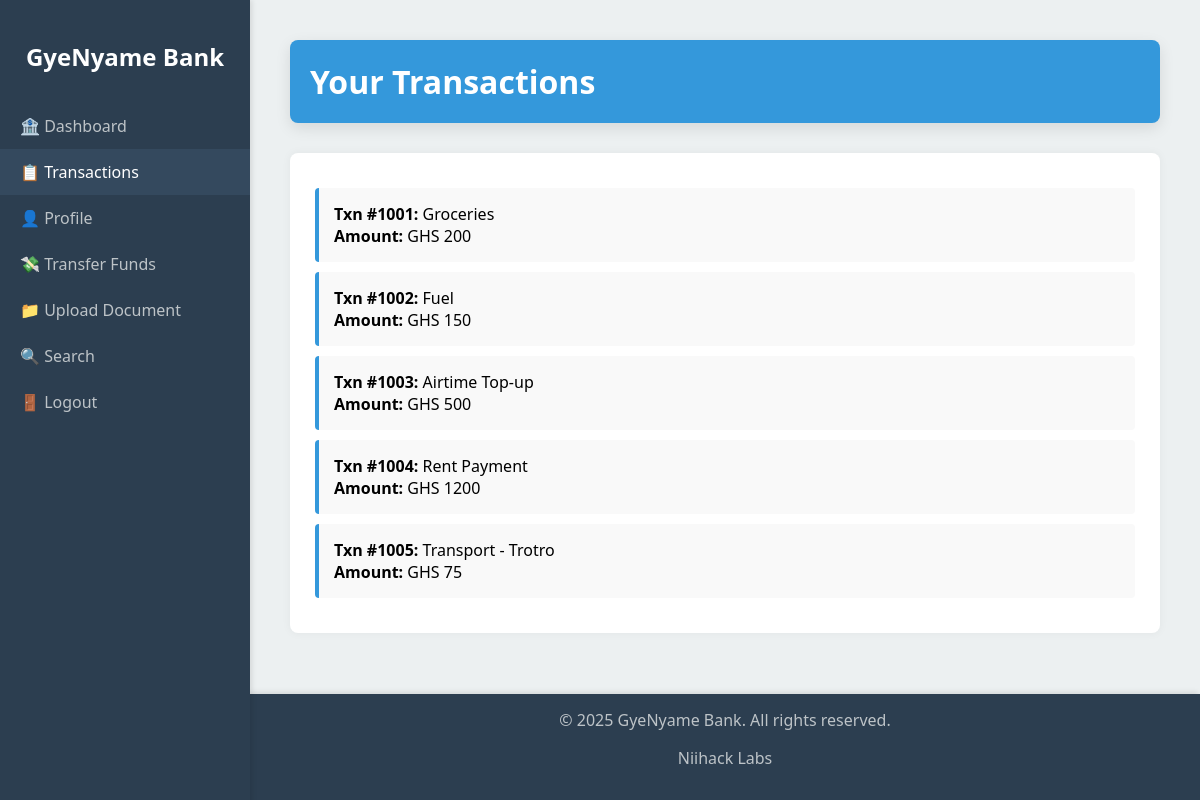
Page /gyenyame_bank/transactions.php (signed in) on the committed database.
### tables this page shows
CREATE TABLE transactions (
  txn_id INT PRIMARY KEY,
  user_id INT,
  amount INT,
  note TEXT
);

### gyenyame_bank/transactions.php (the view, shortened to what this page needs)
<?php
$page = basename(__FILE__);
$user_id = $_GET['user_id'] ?? 1;
$conn = new mysqli('db', 'root', 'example', 'gyenyame');
$result = $conn->query("SELECT * FROM transactions WHERE user_id = $user_id");
?>
<!DOCTYPE html>
<html>
<head>
</head>
<body>
    <div class="sidebar">
        <h2>GyeNyame Bank</h2>
        <a href="dashboard.php" class="<?= $page == 'dashboard.php' ? 'active' : '' ?>">🏦 Dashboard</a>
        <a href="transactions.php?user_id=1" class="<?= $page == 'transactions.php' ? 'active' : '' ?>">📋 Transactions</a>
        <a href="profile.php?id=<?= $user_id ?>" class="<?= $page == 'profile.php' ? 'active' : '' ?>">👤 Profile</a>
        <a href="transfer.php" class="<?= $page == 'transfer.php' ? 'active' : '' ?>">💸 Transfer Funds</a>
        <a href="upload.php" class="<?= $page == 'upload.php' ? 'active' : '' ?>">📁 Upload Document</a>
        <a href="search.php" class="<?= $page == 'search.php' ? 'active' : '' ?>">🔍 Search</a>
        <a href="logout.php">🚪 Logout</a>
    </div>
    <div class="content">
        <div class="header">
            <h1>Your Transactions</h1>
        </div>
        <div class="section">
            <?php
            if ($result && $result->num_rows > 0) {
                while($row = $result->fetch_assoc()) {
                    echo "<div class='txn'><strong>Txn #{$row['txn_id']}:</strong> {$row['note']}<br><strong>Amount:</strong> GHS {$row['amount']}</div>";
                }
            } else {
                echo "<p>No transactions found for this user.</p>";
            }
            ?>
        </div>
    </div>
    <div class="footer">
        &copy; <?= date('Y') ?> GyeNyame Bank. All rights reserved.
        <p>Niihack Labs</p>
    </div>
</body>
</html>

### gyenyame_bank/transactions.php (style rules this page uses)
body { font-family: 'Segoe UI', sans-serif; margin: 0; padding: 0; background: #ecf0f1; display: flex; flex-direction: column; min-height: 100vh; }
.sidebar { width: 250px; background: #2c3e50; height: 100vh; padding: 20px 0; box-shadow: 2px 0 5px rgba(0,0,0,0.1); position: fixed; }
.sidebar h2 { color: #fff; text-align: center; margin-bottom: 30px; }
.sidebar a { display: block; color: #bdc3c7; padding: 12px 20px; text-decoration: none; transition: 0.3s; }
.sidebar a:hover, .sidebar a.active { background: #34495e; color: #fff; }
.content { margin-left: 250px; padding: 40px; flex-grow: 1; }
.header { background: #3498db; color: #fff; padding: 20px; border-radius: 8px; box-shadow: 0px 5px 15px rgba(0,0,0,0.1); }
.header h1 { margin: 0; }
.section { margin-top: 30px; background: #fff; padding: 25px; border-radius: 8px; box-shadow: 0 0 10px rgba(0,0,0,0.05); }
.txn { background: #f9f9f9; margin: 10px 0; padding: 15px; border-left: 4px solid #3498db; border-radius: 4px; }
.footer { background: #2c3e50; color: #bdc3c7; text-align: center; padding: 15px; margin-left: 250px; box-shadow: -2px -2px 5px rgba(0,0,0,0.1); }

### rows in the picture
transactions: txn_id "1001", note "Groceries", amount "200"
transactions: txn_id "1002", note "Fuel", amount "150"
transactions: txn_id "1003", note "Airtime Top-up", amount "500"
transactions: txn_id "1004", note "Rent Payment", amount "1200"
transactions: txn_id "1005", note "Transport - Trotro", amount "75"
